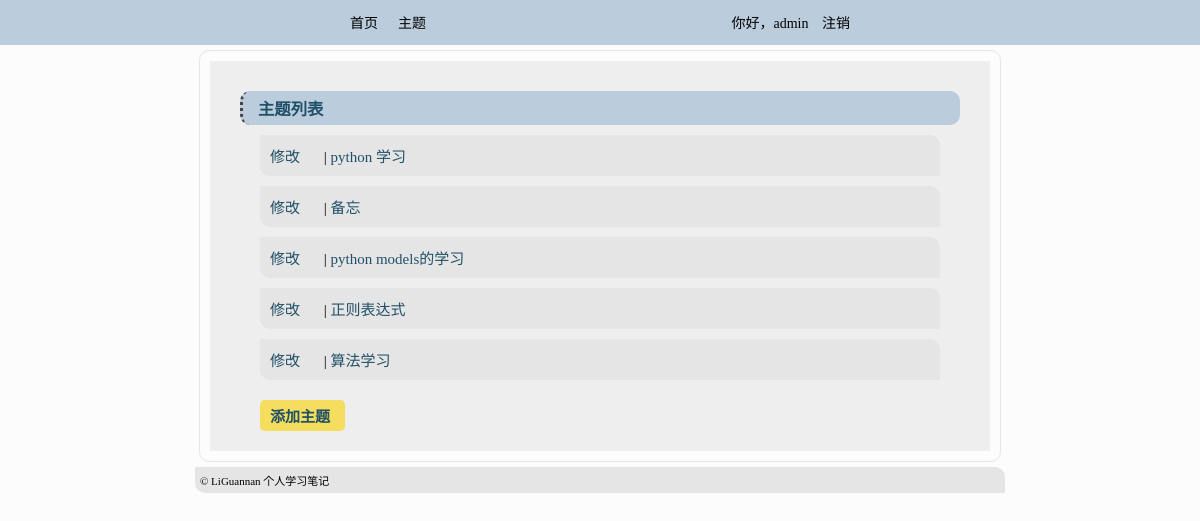
The app's page /topics/ (signed in) with its own data.
### learning_logs/models.py (models this page shows)
class Topic(models.Model):
    owner = models.ForeignKey(User)
    text = models.CharField('主题', max_length=200)
    date_added = models.DateTimeField(auto_now_add=True)
    def __str__(self):
        return self.text

### learning_logs/views.py (the view)
# urls.py: url(r'^topics/$', views.topics, name='topics'),
@login_required
def topics(request):
    topics = Topic.objects.filter(owner=request.user).order_by('date_added')
    context = {'topics': topics}
    return render(request, 'learning_logs/topics.html', context)

### learning_logs/templates/learning_logs/topics.html (shortened to what this page needs)
{% extends "learning_logs/base.html" %}
{% block extracss %}<link href="/static/css/topics.css" rel="stylesheet" type="text/css">{% endblock extracss %}
{% block content %}
<div id="topics">
    <div>
        <h3><span>主题列表</span></h3>
        <ul>
          {% for topic in topics %}
              <li><a href="{% url 'learning_logs:edit_topic' topic.id %}">修改</a> |
                  <a href="{% url 'learning_logs:topic' topic.id %}">{{ topic }}</a>
              </li>
          {% empty %}
            <li>没有更多的主题了</li>
          {% endfor %}
        </ul>
    </div>
    <h2><span><a href="{% url 'learning_logs:new_topic' %}">添加主题</a></span></h2>
</div>
{% endblock content %}

### learning_logs/templates/learning_logs/base.html (shortened to what this page needs)
<!DOCTYPE html>
<html lang="en">
<head>
    <link href="/static/css/main.css" rel="stylesheet" type="text/css">
    {% block extracss %}{% endblock %}
</head>
<body>
<div id="globllink">
    <ul>
      <li><a href="{% url 'learning_logs:index' %}">首页</a></li>
      <li><a href="{% url 'learning_logs:topics' %}">主题</a></li>
    </ul>
    <div id="globllink2">
        <ul>
          {% if user.is_authenticated %}
              <li>你好，{{ user.username }} <a href="{% url 'users:logout' %}">注销</a></li>
          {% else %}
              <li><a href="{% url 'users:login' %}">登录</a></li>
              <li><a href="{% url 'users:register' %}">注册</a></li>
          {% endif %}
        </ul>
    </div>
</div>
<div id="container">
    <div>{% block content %}{% endblock content %}</div>
</div>
<div id="footer">
    &copy LiGuannan 个人学习笔记
</div>
</body>
</html>

### learning_logs/static/css/main.css (style rules this page uses)
body { background: #FCFCFC; margin: 0px; padding: 0px; font-size: 14px; }
#globllink { margin:0px; padding:0px; width: 100%; height:45px; background: #bbccdd; }
#globllink ul { list-style-type: none; margin:0px 0px 0px 340px; padding:12px 0px 0px 0px; }
#globllink2 ul { list-style-type:none; margin:0px 340px 0px 0px; padding:0px; }
#globllink ul li { float: left; }
#globllink2 ul li { float:right; }
#globllink ul li a,#globllink2 ul li a { color:#000000; text-decoration: none; font-size:14px; padding:10px 10px; }
#container { margin:5px auto; padding:10px; width: 780px; border:1px solid #E5E5E5; border-radius:10px; }
#container div { margin:0px 0px 0px 0px; padding:10px; background: #eeeeee; }
#footer { width:800px; margin:0px auto; padding:5px; background:#E5E5E5; border-radius:0px 10px; font-size:11px; }

### learning_logs/static/css/topics.css (style rules this page uses)
#topics { margin:0px; padding:0px; }
#topics h3 { margin:0px; padding:5px; background:#bbccdd; border-left-style: dotted; border-radius: 10px; border-color: #444444; }
#topics h3 span { margin:5px 10px; color:#205067; }
#topics ul { margin:10px 10px 10px 10px; padding:0px; list-style-type: none; }
#topics ul li { margin:10px; padding:10px; font-size:15px; background:#E5E5E5; border-radius: 0px 10px 0px 10px; }
#topics ul li a { margin:0px 20px 0px 0px; text-decoration: none; color: #205067; }
#topics h2 { margin:0px 625px 0px 30px; padding:5px; background:#f5dd5d; border-radius:5px; color:#205067; font-size:15px; }
#topics h2 a { margin:5px; text-decoration: none; color:#205067; }

### records on screen
Topic: text "python 学习"
Topic: text "备忘"
Topic: text "python models的学习"
Topic: text "正则表达式"
Topic: text "算法学习"

### other values on screen
{{ user.username }} "admin"
